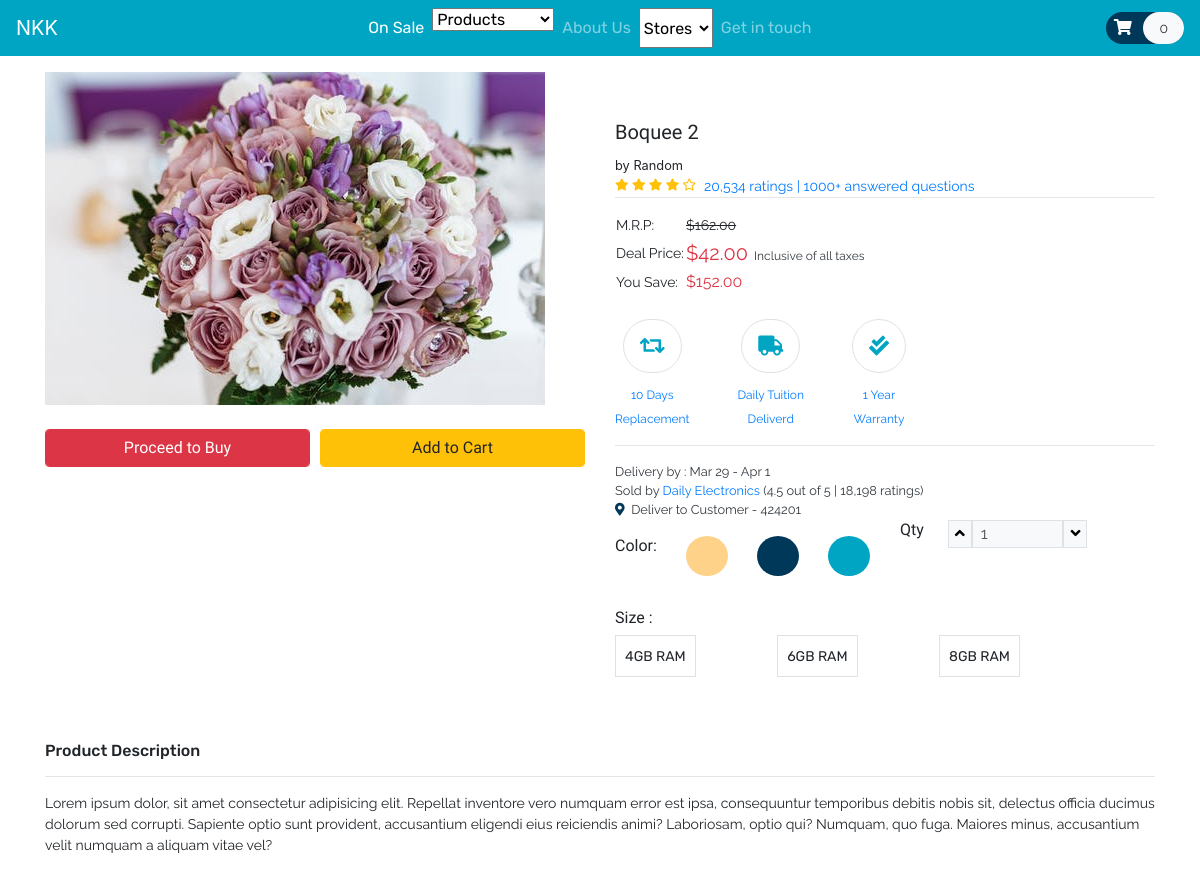
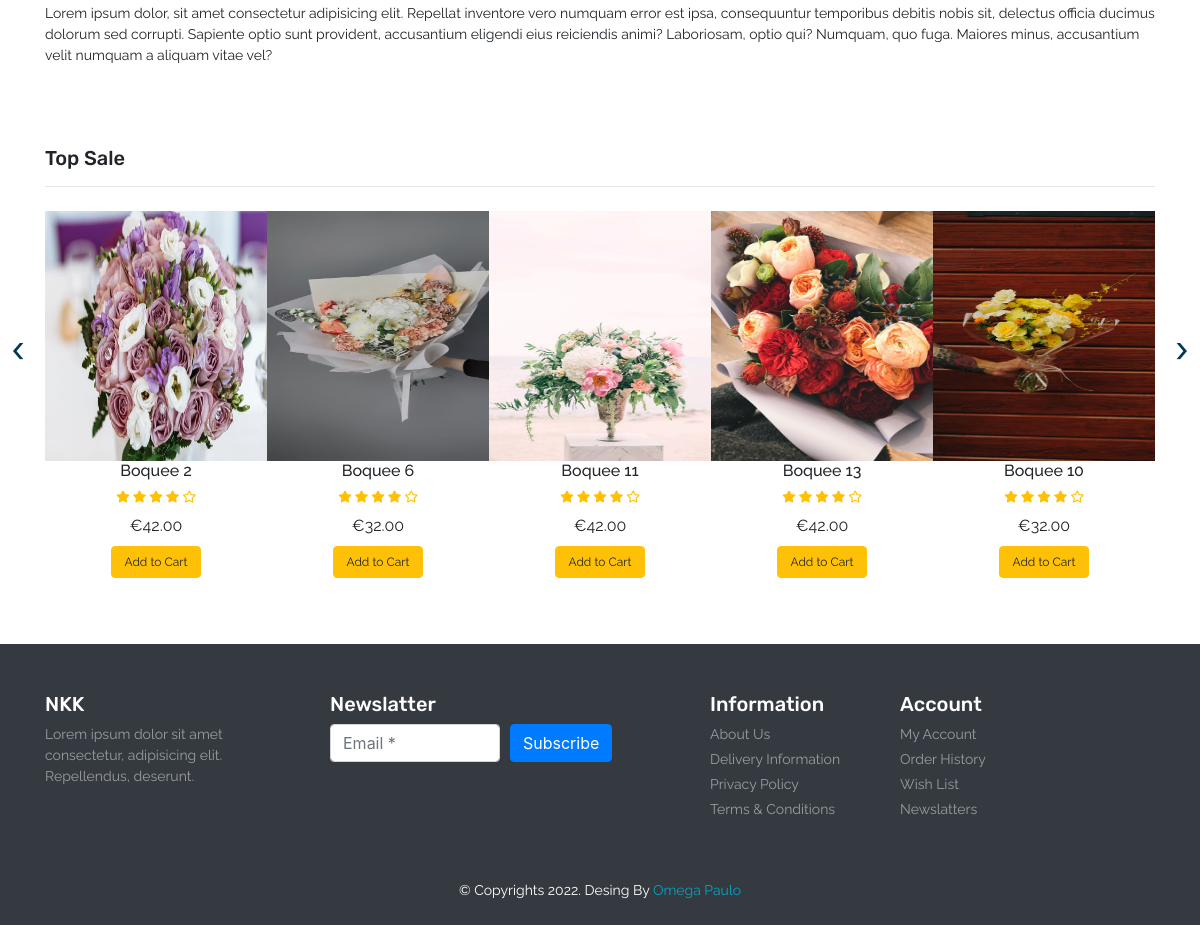
The page /product.php on the database its author committed (2 pictures, top to bottom).
### tables this page shows
CREATE TABLE `product` (
    `item_id` int(11) NOT NULL,
    `item_brand` varchar(200) NOT NULL,
    `item_name` varchar(255) NOT NULL,
    `item_price` double(10, 2) NOT NULL,
    `item_image` varchar(255) NOT NULL,
    `item_register` datetime DEFAULT NULL
  );

### database/DBController.php (called while the page is built, shortened)
<?php
class DBController
{
    protected $host = 'localhost';
    protected $user = 'root';
    protected $password = '';
    protected $database = "nkk";
    public function __construct()
    {
        $this->con = mysqli_connect($this->host, $this->user, $this->password, $this->database);
    }
}

### functions.php (called while the page is built, shortened)
<?php
require ('database/DBController.php');
require ('database/Product.php');
$db = new DBController();
$product = new Product($db);
$product_shuffle = $product->getData();
$Cart = new Cart($db );

### database/Product.php (called while the page is built, shortened)
<?php
class Product
{
    public $db = null;
    public function __construct(DBController $db)
    {
        $this->db = $db;
    }
    public function getData($table = 'product'){
        $result = $this->db->con->query("SELECT * FROM {$table}");
        $resultArray = array();
        while ($item = mysqli_fetch_array($result, MYSQLI_ASSOC)){
            $resultArray[] = $item;
        }
        return $resultArray;
    }
}

### product.php (called while the page is built)
<?php
include ('header.php');
?>
<?php
    include ('Template/_products.php');
    include ('Template/_top-sale.php');
?>
<?php
include ('footer.php');
?>

### Template/_top-sale.php (the view, shortened to what this page needs)
<?php
shuffle($product_shuffle);
?>
<section id="top-sale">
    <div class="container py-5">
        <h4 class="font-rubik font-size-20">Top Sale</h4>
        <hr>
        <div class="owl-carousel owl-theme">
            <?php foreach ($product_shuffle as $item) { ?>
                <div class="item py-2">
                    <div class="product font-rale">
                        <a href="<?php printf('%s?item_id=%s', 'product.php',  $item['item_id']); ?>"><img src="<?php echo $item['item_image'] ?? "./assets/products/1.png"; ?>" alt="product1" class="img-fluid"></a>
                        <div class="text-center">
                            <h6><?php echo  $item['item_name'] ?? "Unknown";  ?></h6>
                            <div class="rating text-warning font-size-12">
                                <span><i class="fas fa-star"></i></span>
                                <span><i class="fas fa-star"></i></span>
                                <span><i class="fas fa-star"></i></span>
                                <span><i class="fas fa-star"></i></span>
                                <span><i class="far fa-star"></i></span>
                            </div>
                            <div class="price py-2">
                                <span>&euro;<?php echo $item['item_price'] ?? '0'; ?></span>
                            </div>
                            <form method="post">
                                <?php
                                if (in_array($item['item_id'], $Cart->getCartId($product->getData('cart')) ?? [])) {
                                    echo '<button type="submit" disabled class="btn btn-success font-size-12">In the Cart</button>';
                                } else {
                                    echo '<button type="submit" name="top_sale_submit" class="btn btn-warning font-size-12">Add to Cart</button>';
                                }
                                ?>
                            </form>
                        </div>
                    </div>
                </div>
            <?php }
            ?>
        </div>
    </div>
</section>

### Template/_products.php
<?php
    $item_id = $_GET['item_id'] ?? 1;
    foreach ($product->getData() as $item) :
        if ($item['item_id'] == $item_id) :
?>
<section id="product" class="py-3">
    <div class="container">
        <div class="row">
            <div class="col-sm-6">
                <img src="<?php echo $item['item_image'] ?? "./assets/products/1.png" ?>" alt="product" class="img-fluid">
                <div class="form-row pt-4 font-size-16 font-baloo">
                    <div class="col">
                        <button type="submit" class="btn btn-danger form-control">Proceed to Buy</button>
                    </div>
                    <div class="col">
                        <?php
                        if (in_array($item['item_id'], $Cart->getCartId($product->getData('cart')) ?? [])){
                            echo '<button type="submit" disabled class="btn btn-success font-size-16 form-control">In the Cart</button>';
                        }else{
                            echo '<button type="submit" name="top_sale_submit" class="btn btn-warning font-size-16 form-control">Add to Cart</button>';
                        }
                        ?>
                    </div>
                </div>
            </div>
            <div class="col-sm-6 py-5">
                <h5 class="font-baloo font-size-20"><?php echo $item['item_name'] ?? "Unknown"; ?></h5>
                <small>by <?php echo $item['item_brand'] ?? "Brand"; ?></small>
                <div class="d-flex">
                    <div class="rating text-warning font-size-12">
                        <span><i class="fas fa-star"></i></span>
                        <span><i class="fas fa-star"></i></span>
                        <span><i class="fas fa-star"></i></span>
                        <span><i class="fas fa-star"></i></span>
                        <span><i class="far fa-star"></i></span>
                    </div>
                    <a href="#" class="px-2 font-rale font-size-14">20,534 ratings | 1000+ answered questions</a>
                </div>
                <hr class="m-0">
                <table class="my-3">
                    <tr class="font-rale font-size-14">
                        <td>M.R.P:</td>
                        <td><strike>$162.00</strike></td>
                    </tr>
                    <tr class="font-rale font-size-14">
                        <td>Deal Price:</td>
                        <td class="font-size-20 text-danger">$<span><?php echo $item['item_price'] ?? 0; ?></span><small class="text-dark font-size-12">&nbsp;&nbsp;Inclusive of all taxes</small></td>
                    </tr>
                    <tr class="font-rale font-size-14">
                        <td>You Save:</td>
                        <td><span class="font-size-16 text-danger">$152.00</span></td>
                    </tr>
                </table>
                <div id="policy">
                    <div class="d-flex">
                        <div class="return text-center mr-5">
                            <div class="font-size-20 my-2 color-second">
                                <span class="fas fa-retweet border p-3 rounded-pill"></span>
                            </div>
                            <a href="#" class="font-rale font-size-12">10 Days <br> Replacement</a>
                        </div>
                        <div class="return text-center mr-5">
                            <div class="font-size-20 my-2 color-second">
                                <span class="fas fa-truck  border p-3 rounded-pill"></span>
                            </div>
                            <a href="#" class="font-rale font-size-12">Daily Tuition <br>Deliverd</a>
                        </div>
                        <div class="return text-center mr-5">
                            <div class="font-size-20 my-2 color-second">
                                <span class="fas fa-check-double border p-3 rounded-pill"></span>
                            </div>
                            <a href="#" class="font-rale font-size-12">1 Year <br>Warranty</a>
                        </div>
                    </div>
                </div>
                <hr>
                <div id="order-details" class="font-rale d-flex flex-column text-dark">
                    <small>Delivery by : Mar 29  - Apr 1</small>
                    <small>Sold by <a href="#">Daily Electronics </a>(4.5 out of 5 | 18,198 ratings)</small>
                    <small><i class="fas fa-map-marker-alt color-primary"></i>&nbsp;&nbsp;Deliver to Customer - 424201</small>
                </div>
                <div class="row">
                    <div class="col-6">
                        <div class="color my-3">
                            <div class="d-flex justify-content-between">
                                <h6 class="font-baloo">Color:</h6>
                                <div class="p-2 color-yellow-bg rounded-circle"><button class="btn font-size-14"></button></div>
                                <div class="p-2 color-primary-bg rounded-circle"><button class="btn font-size-14"></button></div>
                                <div class="p-2 color-second-bg rounded-circle"><button class="btn font-size-14"></button></div>
                            </div>
                        </div>
                    </div>
                    <div class="col-6">
                        <div class="qty d-flex">
                            <h6 class="font-baloo">Qty</h6>
                            <div class="px-4 d-flex font-rale">
                                <button class="qty-up border bg-light" data-id="pro1"><i class="fas fa-angle-up"></i></button>
                                <input type="text" data-id="pro1" class="qty_input border px-2 w-50 bg-light" disabled value="1" placeholder="1">
                                <button data-id="pro1" class="qty-down border bg-light"><i class="fas fa-angle-down"></i></button>
                            </div>
                        </div>
                    </div>
                </div>
                <div class="size my-3">
                    <h6 class="font-baloo">Size :</h6>
                    <div class="d-flex justify-content-between w-75">
                        <div class="font-rubik border p-2">
                            <button class="btn p-0 font-size-14">4GB RAM</button>
                        </div>
                        <div class="font-rubik border p-2">
                            <button class="btn p-0 font-size-14">6GB RAM</button>
                        </div>
                        <div class="font-rubik border p-2">
                            <button class="btn p-0 font-size-14">8GB RAM</button>
                        </div>
                    </div>
                </div>
            </div>
            <div class="col-12">
                <h6 class="font-rubik">Product Description</h6>
                <hr>
                <p class="font-rale font-size-14">Lorem ipsum dolor, sit amet consectetur adipisicing elit. Repellat inventore vero numquam error est ipsa, consequuntur temporibus debitis nobis sit, delectus officia ducimus dolorum sed corrupti. Sapiente optio sunt provident, accusantium eligendi eius reiciendis animi? Laboriosam, optio qui? Numquam, quo fuga. Maiores minus, accusantium velit numquam a aliquam vitae vel?</p>
                <p class="font-rale font-size-14">Lorem ipsum dolor, sit amet consectetur adipisicing elit. Repellat inventore vero numquam error est ipsa, consequuntur temporibus debitis nobis sit, delectus officia ducimus dolorum sed corrupti. Sapiente optio sunt provident, accusantium eligendi eius reiciendis animi? Laboriosam, optio qui? Numquam, quo fuga. Maiores minus, accusantium velit numquam a aliquam vitae vel?</p>
            </div>
        </div>
    </div>
</section>
<?php
        endif;
        endforeach;
?>

### rows shown on the page
product: item_image (picture), item_name "Boquee 2", item_brand "Random", item_price "42.00"
product: item_image (picture), item_name "Boquee 6", item_price "32.00"
product: item_image (picture), item_name "Boquee 11", item_price "42.00"
product: item_image (picture), item_name "Boquee 13", item_price "42.00"
product: item_image (picture), item_name "Boquee 10", item_price "32.00"

### other values the page prints
count($product->getData('cart')) "0"
